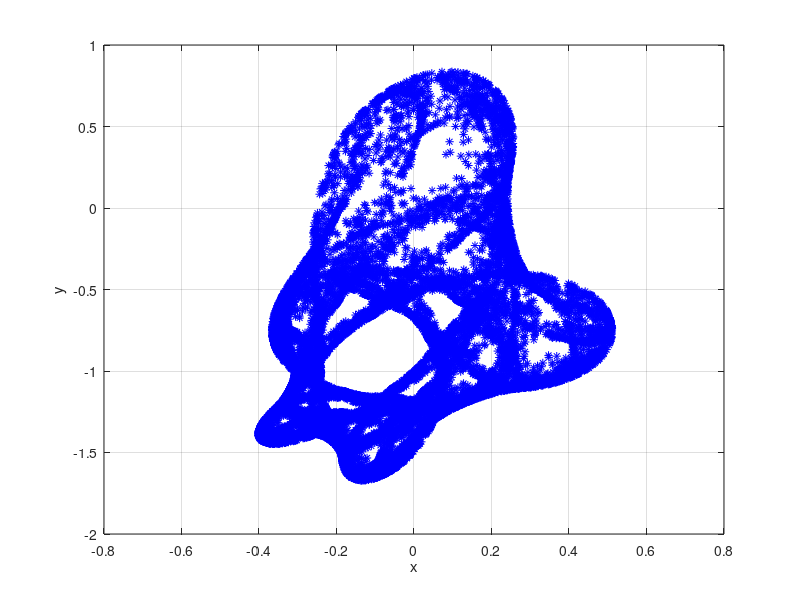

This figure's MATLAB source:
clear all; close all; clc;

%% variable
% a = 1.4; b = 0.3;

a = 0.02;
iter = 20000; % number of iteration
trunc = 500;

%% quadratic map
% x = @(a,xy)(1+xy(2)-a*xy(1)^2);
% y = @(b,xy)(b*xy(1));

x = @(xy)(-0.3-0.13*xy(1)+0.1*xy(2)-0.8*xy(1)*xy(2)-0.5*xy(1)^2+0.4*xy(2)^2);
y = @(a,xy)(-1+1.1*xy(1)-0.3*xy(2)-1.6*xy(1)*xy(2)+1.3*xy(1)^2+a*xy(2)^2);

init = [0,0];
xy_result(1,:) = init;

figure('units','normalized','outerposition',[0 0 1 1]);

for i = 2:iter
    xy_result(i,:) = [x(xy_result(i-1,:)),y(a,xy_result(i-1,:))];
end
plot(xy_result(trunc:iter,1),xy_result(trunc:iter,2),'b*');
% axis equal tight;
% title({['Quadratic Map'];['a=',num2str(a),', b=',num2str(b),', c=',num2str(c),', d=',num2str(d)]});
xlabel('x');
ylabel('y');
grid on;
